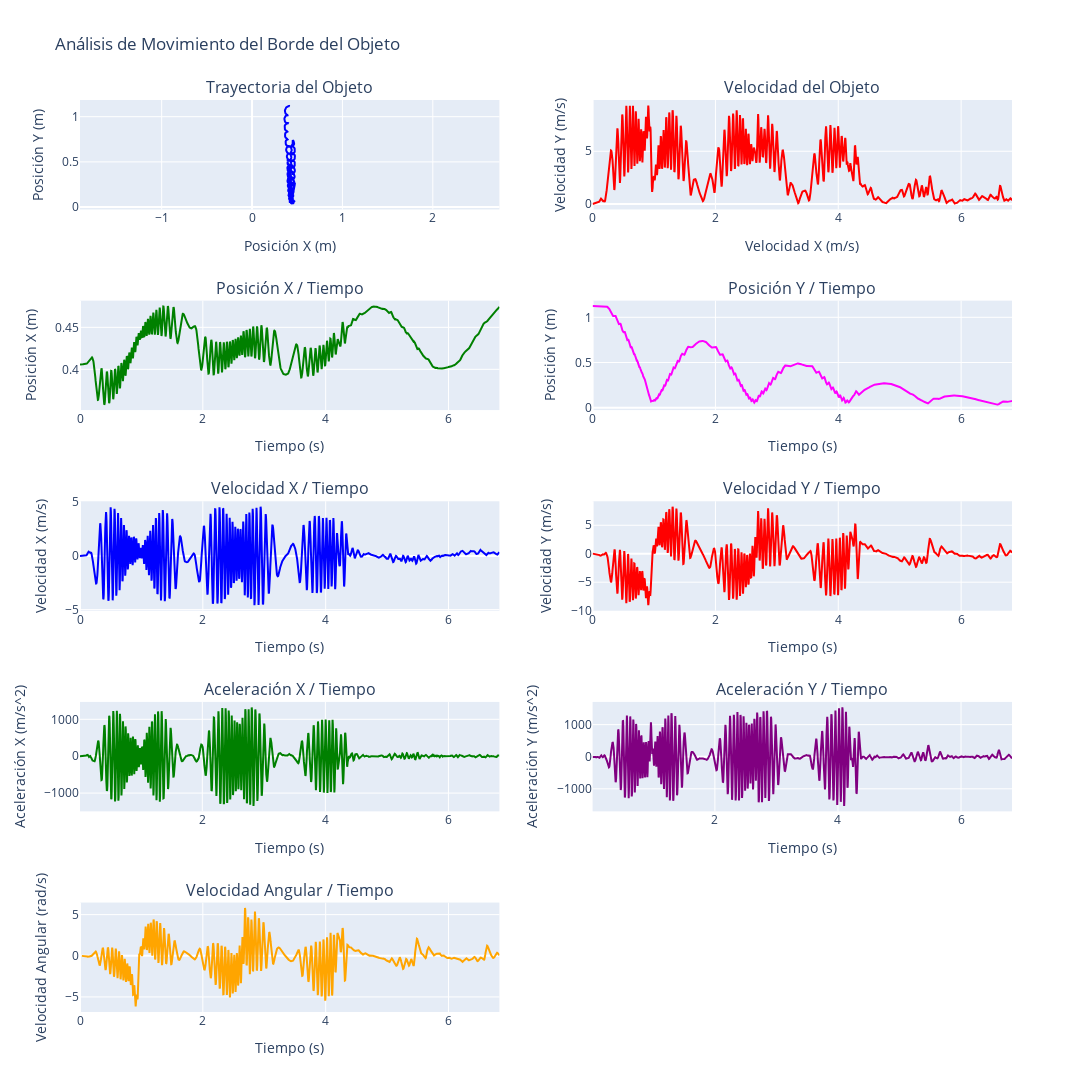

The notebook cell this image was saved under:
### Code cell
# Elegir dataframe a graficar
dfG = dfBorde
dfG_speed = dfBorde_speed.copy()
dfG_acceleration = dfBorde_acceleration.copy()

# Crear figura y ejes
# 5 filas, 2 columnas
fig = make_subplots(
    rows=5, cols=2,
    subplot_titles=(
        "Trayectoria del Objeto", "Velocidad del Objeto",
        "Posición X / Tiempo", "Posición Y / Tiempo",
        "Velocidad X / Tiempo", "Velocidad Y / Tiempo",
        "Aceleración X / Tiempo", "Aceleración Y / Tiempo",
        "Velocidad Angular / Tiempo", ""
    )
)

# Grafica la trayectoria
fig.update_yaxes(title_text="Posición Y (m)", row=1, col=1)
fig.update_xaxes(title_text="Posición X (m)", row=1, col=1, scaleanchor="y")
fig.add_trace(go.Scatter(x=dfG['X'], y=dfG['Y'], mode='lines', marker=dict(color='blue')), row=1, col=1)

# Grafica la velocidad
fig.update_yaxes(title_text="Velocidad Y (m/s)", row=1, col=2)
fig.update_xaxes(title_text="Velocidad X (m/s)", row=1, col=2)
fig.add_trace(go.Scatter(x=dfG_speed['Time (sec)'], y=dfG_speed['Speed'], mode='lines', marker=dict(color='red'), name='Velocidad Total'), row=1, col=2)

# Grafica la posición X en función del tiempo
fig.update_yaxes(title_text="Posición X (m)", row=2, col=1)
fig.update_xaxes(title_text="Tiempo (s)", row=2, col=1)
fig.add_trace(go.Scatter(x=dfG['Time (sec)'], y=dfG['X'], mode='lines', marker=dict(color='green')), row=2, col=1)

# Grafica la posición Y / tiempo
fig.update_yaxes(title_text="Posición Y (m)", row=2, col=2)
fig.update_xaxes(title_text="Tiempo (s)", row=2, col=2)
fig.add_trace(go.Scatter(x=dfG['Time (sec)'], y=dfG['Y'], mode='lines', marker=dict(color='magenta')), row=2, col=2)

# Grafica la velocidad X / tiempo
fig.update_yaxes(title_text="Velocidad X (m/s)", row=3, col=1)
fig.update_xaxes(title_text="Tiempo (s)", row=3, col=1)
fig.add_trace(go.Scatter(x=dfG_speed['Time (sec)'], y=dfG_speed['Speed_X'], mode='lines', marker=dict(color='blue')), row=3, col=1)

# Grafica la velocidad Y / tiempo
fig.update_yaxes(title_text="Velocidad Y (m/s)", row=3, col=2)
fig.update_xaxes(title_text="Tiempo (s)", row=3, col=2)
fig.add_trace(go.Scatter(x=dfG_speed['Time (sec)'], y=dfG_speed['Speed_Y'], mode='lines', marker=dict(color='red')), row=3, col=2)

# Grafica la aceleración X / tiempo
fig.update_yaxes(title_text="Aceleración X (m/s^2)", row=4, col=1)
fig.update_xaxes(title_text="Tiempo (s)", row=4, col=1)
fig.add_trace(go.Scatter(x=dfG_acceleration['Time (sec)'], y=dfG_acceleration['Acceleration_X'], mode='lines', marker=dict(color='green')), row=4, col=1)

# Grafica la aceleración Y / tiempo
fig.update_yaxes(title_text="Aceleración Y (m/s^2)", row=4, col=2)
fig.update_xaxes(title_text="Tiempo (s)", row=4, col=2)
fig.add_trace(go.Scatter(x=dfG_acceleration['Time (sec)'], y=dfG_acceleration['Acceleration_Y'], mode='lines', marker=dict(color='purple')), row=4, col=2)

# Grafica la velocidad angular
fig.update_yaxes(title_text="Velocidad Angular (rad/s)", row=5, col=1)
fig.update_xaxes(title_text="Tiempo (s)", row=5, col=1)
fig.add_trace(go.Scatter(x=dfG['Time (sec)'], y=dfG['Angular_Velocity'], mode='lines', marker=dict(color='orange')), row=5, col=1)

# Actualizar los títulos y ajustar el diseño
fig.update_layout(height=1200, width=1200, title_text="Análisis de Movimiento del Borde del Objeto", showlegend=False)

# Mostrar los gráficos
fig.show()

### Figure 1 — Plotly figure (JSON) as saved in the notebook; plotly's stock layout.template omitted (floating-point values rounded to 4 significant figures; data arrays with more than 128 entries replaced by an {"elided": "..."} marker saying what was removed)
{"data": [{"marker": {"color": "blue"}, "mode": "lines", "type": "scatter", "x": {"elided": "1643 float values"}, "xaxis": "x", "y": {"elided": "1643 float values"}, "yaxis": "y"}, {"marker": {"color": "red"}, "mode": "lines", "name": "Velocidad Total", "type": "scatter", "x": {"elided": "1643 float values"}, "xaxis": "x2", "y": {"elided": "1643 float values"}, "yaxis": "y2"}, {"marker": {"color": "green"}, "mode": "lines", "type": "scatter", "x": {"elided": "1643 float values"}, "xaxis": "x3", "y": {"elided": "1643 float values"}, "yaxis": "y3"}, {"marker": {"color": "magenta"}, "mode": "lines", "type": "scatter", "x": {"elided": "1643 float values"}, "xaxis": "x4", "y": {"elided": "1643 float values"}, "yaxis": "y4"}, {"marker": {"color": "blue"}, "mode": "lines", "type": "scatter", "x": {"elided": "1643 float values"}, "xaxis": "x5", "y": {"elided": "1643 float values"}, "yaxis": "y5"}, {"marker": {"color": "red"}, "mode": "lines", "type": "scatter", "x": {"elided": "1643 float values"}, "xaxis": "x6", "y": {"elided": "1643 float values"}, "yaxis": "y6"}, {"marker": {"color": "green"}, "mode": "lines", "type": "scatter", "x": {"elided": "1640 float values"}, "xaxis": "x7", "y": {"elided": "1640 float values"}, "yaxis": "y7"}, {"marker": {"color": "purple"}, "mode": "lines", "type": "scatter", "x": {"elided": "1640 float values"}, "xaxis": "x8", "y": {"elided": "1640 float values"}, "yaxis": "y8"}, {"marker": {"color": "orange"}, "mode": "lines", "type": "scatter", "x": {"elided": "1643 float values"}, "xaxis": "x9", "y": {"elided": "1643 float values"}, "yaxis": "y9"}], "layout": {"annotations": [{"font": {"size": 16}, "showarrow": false, "text": "Trayectoria del Objeto", "x": 0.225, "xanchor": "center", "xref": "paper", "y": 1, "yanchor": "bottom", "yref": "paper"}, {"font": {"size": 16}, "showarrow": false, "text": "Velocidad del Objeto", "x": 0.775, "xanchor": "center", "xref": "paper", "y": 1, "yanchor": "bottom", "yref": "paper"}, {"font": {"size": 16}, "showarrow": false, "text": "Posición X / Tiempo", "x": 0.225, "xanchor": "center", "xref": "paper", "y": 0.78, "yanchor": "bottom", "yref": "paper"}, {"font": {"size": 16}, "showarrow": false, "text": "Posición Y / Tiempo", "x": 0.775, "xanchor": "center", "xref": "paper", "y": 0.78, "yanchor": "bottom", "yref": "paper"}, {"font": {"size": 16}, "showarrow": false, "text": "Velocidad X / Tiempo", "x": 0.225, "xanchor": "center", "xref": "paper", "y": 0.56, "yanchor": "bottom", "yref": "paper"}, {"font": {"size": 16}, "showarrow": false, "text": "Velocidad Y / Tiempo", "x": 0.775, "xanchor": "center", "xref": "paper", "y": 0.56, "yanchor": "bottom", "yref": "paper"}, {"font": {"size": 16}, "showarrow": false, "text": "Aceleración X / Tiempo", "x": 0.225, "xanchor": "center", "xref": "paper", "y": 0.34, "yanchor": "bottom", "yref": "paper"}, {"font": {"size": 16}, "showarrow": false, "text": "Aceleración Y / Tiempo", "x": 0.775, "xanchor": "center", "xref": "paper", "y": 0.34, "yanchor": "bottom", "yref": "paper"}, {"font": {"size": 16}, "showarrow": false, "text": "Velocidad Angular / Tiempo", "x": 0.225, "xanchor": "center", "xref": "paper", "y": 0.12, "yanchor": "bottom", "yref": "paper"}], "height": 1200, "showlegend": false, "title": {"text": "Análisis de Movimiento del Borde del Objeto"}, "width": 1200, "xaxis": {"anchor": "y", "domain": [0, 0.45], "scaleanchor": "y", "title": {"text": "Posición X (m)"}}, "xaxis10": {"anchor": "y10", "domain": [0.55, 1]}, "xaxis2": {"anchor": "y2", "domain": [0.55, 1], "title": {"text": "Velocidad X (m/s)"}}, "xaxis3": {"anchor": "y3", "domain": [0, 0.45], "title": {"text": "Tiempo (s)"}}, "xaxis4": {"anchor": "y4", "domain": [0.55, 1], "title": {"text": "Tiempo (s)"}}, "xaxis5": {"anchor": "y5", "domain": [0, 0.45], "title": {"text": "Tiempo (s)"}}, "xaxis6": {"anchor": "y6", "domain": [0.55, 1], "title": {"text": "Tiempo (s)"}}, "xaxis7": {"anchor": "y7", "domain": [0, 0.45], "title": {"text": "Tiempo (s)"}}, "xaxis8": {"anchor": "y8", "domain": [0.55, 1], "title": {"text": "Tiempo (s)"}}, "xaxis9": {"anchor": "y9", "domain": [0, 0.45], "title": {"text": "Tiempo (s)"}}, "yaxis": {"anchor": "x", "domain": [0.88, 1], "title": {"text": "Posición Y (m)"}}, "yaxis10": {"anchor": "x10", "domain": [0, 0.12]}, "yaxis2": {"anchor": "x2", "domain": [0.88, 1], "title": {"text": "Velocidad Y (m/s)"}}, "yaxis3": {"anchor": "x3", "domain": [0.66, 0.78], "title": {"text": "Posición X (m)"}}, "yaxis4": {"anchor": "x4", "domain": [0.66, 0.78], "title": {"text": "Posición Y (m)"}}, "yaxis5": {"anchor": "x5", "domain": [0.44, 0.56], "title": {"text": "Velocidad X (m/s)"}}, "yaxis6": {"anchor": "x6", "domain": [0.44, 0.56], "title": {"text": "Velocidad Y (m/s)"}}, "yaxis7": {"anchor": "x7", "domain": [0.22, 0.34], "title": {"text": "Aceleración X (m/s^2)"}}, "yaxis8": {"anchor": "x8", "domain": [0.22, 0.34], "title": {"text": "Aceleración Y (m/s^2)"}}, "yaxis9": {"anchor": "x9", "domain": [0, 0.12], "title": {"text": "Velocidad Angular (rad/s)"}}}}
